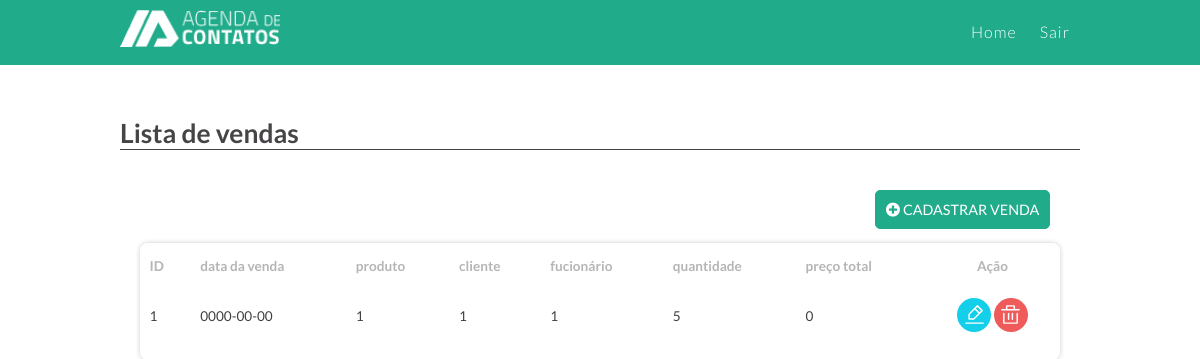
Screenshot of /venda/lista with the database file from the repository.
### tables this page shows
CREATE TABLE `tblvendas` (
  `idvenda` int(11) NOT NULL,
  `datavenda` date NOT NULL,
  `idproduto` int(11) NOT NULL,
  `idcliente` int(11) NOT NULL,
  `idfunc` int(11) NOT NULL,
  `qtd` int(11) NOT NULL,
  `precototal` float NOT NULL
);

### app/controllers/VendaController.php (called while the page is built, shortened)
<?php
class VendaController extends Controller{
   public function index(){
        $objVenda = new Venda();
        $dados["lista"] = $objVenda->lista();
        $dados["view"] = "venda/index";
         $this->load("template",$dados);
   }
}

### app/core/Core.php (called while the page is built, shortened)
<?php
class Core{
    private $parametros = array();
    public function run(){
       $c = new $controllerCorrente;
       call_user_func_array(array($c, $this->getMetodo()), $this->getParametros());
    }
    public function getMetodo() {
        return METODO_PADRAO;
    }
    public function getParametros() {
        return $this->parametros;
    }
}

### index.php (called while the page is built, shortened)
<?php
require 'app/core/Core.php';
$core = new Core;
$core->run();

### app/core/Model.php (called while the page is built, shortened)
<?php
abstract class Model{
    public function __construct() {
		 $opcoes = array(
                \PDO::ATTR_ERRMODE => \PDO::ERRMODE_EXCEPTION,
                \PDO::MYSQL_ATTR_INIT_COMMAND =>"Set NAMES utf8"
        );
        $this->db = new \PDO("mysql:dbname=".BANCO.";host=".SERVIDOR,USUARIO,SENHA, $opcoes);
    }
}

### app/models/Venda.php (called while the page is built, shortened)
<?php
class Venda extends Model{
    public function lista(){
        $sql = "SELECT * FROM tblvendas";
        $qry = $this->db->query($sql);
        return $qry->fetchAll(\PDO::FETCH_OBJ);
    }
}

### app/views/Venda/index.php (the view, shortened to what this page needs)
<section class="caixa mt-4">
	<div class="titulo h5 mb-0"> <h2>Lista de vendas</h2></div>
	<div class="base-lista">
		<div>
			<div class="text-end d-flex">
				<a href="<?php echo URL_BASE."venda/create" ?>" class="btn btn-verde d-inline-block mb-2 mx-1"><i class="fas fa fa-plus-circle" aria-hidden="true"></i> Cadastrar venda</a>
            </div>
		</div>
	<div class="tabela-responsiva tabela">
		<table width="100%" border="0" cellspacing="0" cellpadding="0" id="dataTable">
			<thead>
				<tr>
				<th align="left">ID</th>
				<th align="left">data da venda</th>
				<th align="left">produto</th>
                <th align="left">cliente</th>
                <th align="left">fucionário</th>
                <th align="left">quantidade</th>
                <th align="left">preço total</th>
				<th align="center">Ação</th>
				</tr>
			</thead>
			<tbody>
				<?php  foreach($lista as $venda) { ?>
				<tr>
					<td><?php echo $venda->idvenda; ?></td>
					<td><?php echo $venda->datavenda; ?></td>
					<td><?php echo $venda->idproduto; ?></td>
                    <td><?php echo $venda->idcliente; ?></td>
                    <td><?php echo $venda->idfunc; ?></td>
                    <td><?php echo $venda->qtd; ?></td>
                    <td><?php echo $venda->precototal; ?></td>
					<td align="center">
						<a href="<?php echo URL_BASE."venda/edit/".$venda->idvenda ?>" class="btn btn-editar" title="Editar"></a>
						<a href="<?php echo URL_BASE."venda/excluir/".$venda->idvenda ?>" class="btn btn-exlcuir" title="excluir"></a>
					</td>
				</tr>
				<?php } ?>
			</tbody>
		</table>
		</div>
		</div>
	</div>

### assets/css/auxiliar.css (style rules this page uses)
a { text-decoration:none }
.d-inline-block { display:inline-block!important; }
.d-flex { display:flex!important; }
.mt-4,.my-4 { margin-top:2rem!important; }
.mb-2,.my-2 { margin-bottom:.9rem!important; }
.mb-0,.my-0 { margin-bottom:0!important; }
.ml-1,.mx-1 { margin-left:.6rem!important; }
.mr-1,.mx-1 { margin-right:.6rem!important; }
.h5 { font-size:1.1rem!important;margin-bottom:20px;display:block }
.text-end { justify-content: flex-end!important; }
.btn { display: block; padding: 10px; border:0; border-radius: 5px; color: #fff; text-align: center; text-transform: uppercase; text-decoration: none; background:#41d07b!important; transition:all .4s; font-size: .9rem!important; }
.btn-verde { background:#20AB8A!important; border: solid 1px #20AB8A!important; }
.tabela-responsiva { display: block; width: 100%; overflow-x: auto; -webkit-overflow-scrolling: touch; -ms-overflow-style: -ms-autohiding-scrollbar; }
.tabela-responsiva table { width: 100%; max-width: 100%; margin-bottom: 1rem; background-color: transparent; border:0; }
.tabela-responsiva td, .tabela-responsiva th { font-size:.85rem }
.tabela-responsiva td { vertical-align:middle; }
.tabela-responsiva th { background: #ffffff; padding: .9rem .6rem; color: #b5b5b5; }
.tabela-responsiva td { padding: .6rem;color: #404040; }
.tabela-responsiva td .btn { display:inline-block!important; font-size:.6rem!important }

### assets/css/grade.css (style rules this page uses)
*,::after,::before { box-sizing:border-box; -webkit-box-sizing:border-box; -moz-box-sizing:border-box; -o-box-sizing:border-box; -ms-box-sizing:border-box; }

### assets/css/style.css (style rules this page uses)
* { padding:0; margin:0; box-sizing:border-box; -webkit-box-sizing:border-box; -moz-box-sizing:border-box; -o-box-sizing:border-box; }
body { font-family: 'Lato', sans-serif; font-size:1em; background: #fff; }
a { text-decoration:none; }
.caixa { width:100%; float:left; }
.titulo { display: block; border-bottom: solid 1px #464446; color: #464446; font-size: 1.2em; margin-bottom: 1.5rem; }
.tabela { box-shadow:0 0 5px 0 #ccc; border-radius:8px }
.tabela-responsiva { display: block; width: 100%; overflow-x: auto; -webkit-overflow-scrolling: touch; -ms-overflow-style: -ms-autohiding-scrollbar; }
.tabela .btn.btn-exlcuir { border-radius:40px; background:#EF5B5B url(../img/iconoir_trash.svg) no-repeat center!important; background-size: 68%!important; width: 34px; height: 34px; }
.tabela .btn.btn-editar { border-radius:40px; background:#14CFE9 url(../img/iconoir_edit.svg) no-repeat center!important; background-size: 68%!important; width: 34px; height: 34px; }
.base-lista { width:100%; float:left; padding:20px; margin-top:20px; }
.base-lista .btn { display:inline-block; }

### rows the page displays
tblvendas: idvenda "1", datavenda "0000-00-00", idproduto "1", idcliente "1", idfunc "1", qtd "5", precototal "0"
